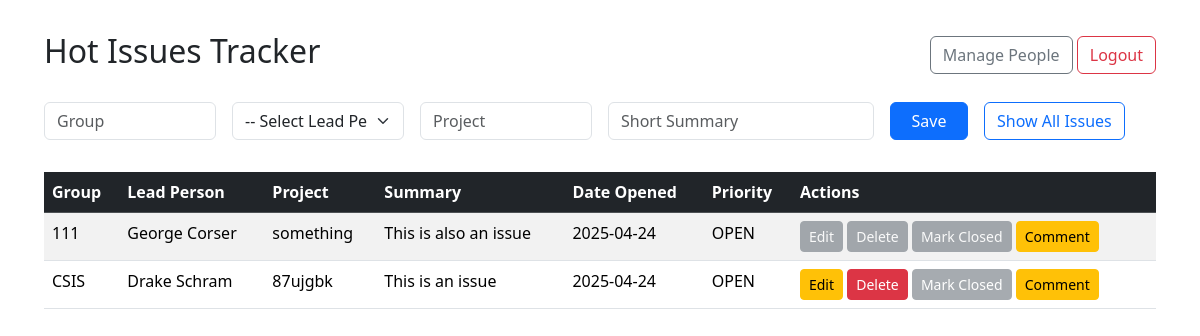
Page /index.php (signed in) on the committed database.
### tables this page shows
CREATE TABLE `iss_issues` (
  `id` int(11) NOT NULL,
  `short_description` varchar(255) NOT NULL,
  `lead_person` int(11) NOT NULL,
  `open_date` date NOT NULL,
  `close_date` date NOT NULL,
  `priority` varchar(255) NOT NULL,
  `org` varchar(255) NOT NULL,
  `project` varchar(255) NOT NULL,
  `per_id` int(11) NOT NULL
);

CREATE TABLE `iss_persons` (
  `id` int(11) NOT NULL,
  `fname` varchar(255) NOT NULL,
  `lname` varchar(255) NOT NULL,
  `email` varchar(255) NOT NULL,
  `pwd_hash` varchar(255) NOT NULL,
  `pwd_salt` varchar(255) NOT NULL,
  `admin` tinyint(1) NOT NULL
);

### index.php (the view, shortened to what this page needs)
<?php
$pdo = DB::connect();
$peopleStmt = $pdo->query("SELECT id, fname, lname FROM iss_persons ORDER BY fname, lname");
$people = $peopleStmt->fetchAll(PDO::FETCH_ASSOC);
$showAll = $_SESSION['show_all_issues'] ?? false;
function getPersonName($people, $id) {
  foreach ($people as $person) {
    if ($person['id'] == $id) {
      return $person['fname'] . ' ' . $person['lname'];
    }
  }
  return '[Unknown]';
}
$editIssue = null;
$issuesStmt = $pdo->prepare(
  $showAll ? "SELECT * FROM iss_issues ORDER BY id DESC" : "SELECT * FROM iss_issues WHERE priority = 'OPEN' ORDER BY id DESC"
);
$issuesStmt->execute();
$issues = $issuesStmt->fetchAll(PDO::FETCH_ASSOC);
?>
<!DOCTYPE html>
<html lang="en">
<head>
  <link href="https://cdn.jsdelivr.net/npm/bootstrap@5.3.2/dist/css/bootstrap.min.css" rel="stylesheet">
</head>
<body>
<div class="container">
  <div class="d-flex justify-content-between align-items-center mb-4">
    <h2>Hot Issues Tracker</h2>
    <div>
      <a href="people.php" class="btn btn-outline-secondary">Manage People</a>
      <a href="logout.php" class="btn btn-outline-danger">Logout</a>
    </div>
  </div>
  <div class="form-section">
    <form method="POST">
      <div class="row g-3">
        <div class="col-md-2">
          <input type="text" name="group" class="form-control" placeholder="Group" required value="<?= $editIssue['org'] ?? '' ?>">
        </div>
        <div class="col-md-2">
          <select name="lead_person" class="form-select" required>
            <option value="">-- Select Lead Person --</option>
          </select>
        </div>
        <div class="col-md-2">
          <input type="text" name="project" class="form-control" placeholder="Project" required value="<?= $editIssue['project'] ?? '' ?>">
        </div>
        <div class="col-md-3">
          <input type="text" name="summary" class="form-control" placeholder="Short Summary" required value="<?= $editIssue['short_description'] ?? '' ?>">
        </div>
        <div class="col-md-1">
          <button type="submit" class="btn btn-primary w-100">Save</button>
        </div>
        <div class="col-md-2">
          <a href="?toggle_filter=1" class="btn btn-outline-primary">
            <?= $showAll ? "Show Open Issues" : "Show All Issues" ?>
          </a>
        </div>
      </div>
    </form>
  </div>
  <table class="table table-striped">
    <thead class="table-dark">
      <tr>
        <th>Group</th>
        <th>Lead Person</th>
        <th>Project</th>
        <th>Summary</th>
        <th>Date Opened</th>
        <th>Priority</th>
        <th>Actions</th>
      </tr>
    </thead>
    <tbody>
      <?php foreach ($issues as $issue): ?>
        <?php
          $canEdit = $_SESSION['is_admin'] || $issue['per_id'] == $_SESSION['user_id'];
          $canMarkClosed = $_SESSION['is_admin'] && $issue['priority'] == 'OPEN';
          $editClass = $canEdit ? 'btn-warning' : 'btn-secondary disabled-link';
          $deleteClass = $canEdit ? 'btn-danger' : 'btn-secondary disabled-link';
          $closeClass = $canMarkClosed ? 'btn-success' : 'btn-secondary disabled-link';
        ?>
        <tr>
          <td><?= htmlspecialchars($issue['org']) ?></td>
          <td><?= htmlspecialchars(getPersonName($people, $issue['per_id'])) ?></td>
          <td><?= htmlspecialchars($issue['project']) ?></td>
          <td><?= htmlspecialchars($issue['short_description']) ?></td>
          <td><?= htmlspecialchars($issue['open_date']) ?></td>
          <td><?= htmlspecialchars($issue['priority']) ?></td>
          <td>
            <a href="<?= $canEdit ? "?edit={$issue['id']}" : "#" ?>" class="btn btn-sm <?= $editClass ?>">Edit</a>
            <a href="<?= $canEdit ? "?delete={$issue['id']}" : "#" ?>" class="btn btn-sm <?= $deleteClass ?>" onclick="<?= $canEdit ? "return confirm('Delete this issue?')" : "return false" ?>">Delete</a>
            <a href="<?= $canMarkClosed ? "?close={$issue['id']}" : "#" ?>" class="btn btn-sm <?= $closeClass ?>" onclick="<?= $canMarkClosed ? "return confirm('Mark this issue as closed?')" : "return false"?>">Mark Closed</a>
            <a href="comments.php?issue_id=<?= $issue['id'] ?>" class="btn btn-sm btn-warning">Comment</a>
          </td>
        </tr>
      <?php endforeach; ?>
    </tbody>
  </table>
</div>
</body>
</html>

### index.php (style rules this page uses)
body { padding: 2rem; }
.form-section { margin-bottom: 2rem; }
.disabled-link { pointer-events: none; opacity: 0.6; }

### rows in the picture
iss_issues: org "111", per.lname "George Corser", project "something", short_description "This is also an issue", open_date "2025-04-24", priority "OPEN"
iss_issues: org "CSIS", per.lname "Drake Schram", project "87ujgbk", short_description "This is an issue", open_date "2025-04-24", priority "OPEN"
